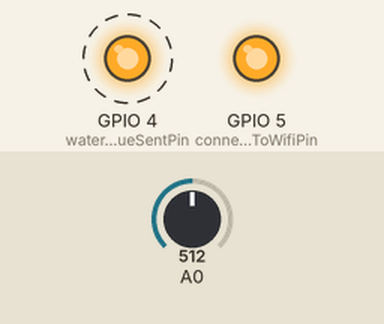
This sketch was run on a simulated ESP8266 (NodeMCU). Shown: output pins drawn as LEDs (lit = HIGH). Dashed ring = blinking. Inputs (shaded band) come from the test bench; at power-on: A0 = 512. WiFi joins after 1.5 s; servers stay silent unless stated; uploads are accepted with an empty reply; EEPROM starts erased; what the sketch prints to the serial monitor is not drawn.

Above: at 2.4 s.
Timing chart, 0 to 5.0 s (numbered marks = the images above):
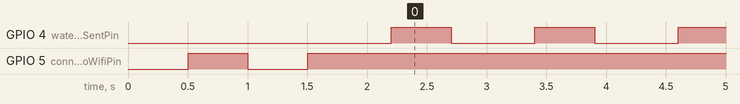

The sketch:

sketch_jul13a.ino
```cpp
#include <ESP8266WiFi.h>
#include <ESP8266HTTPClient.h>
#include <WiFiClientSecure.h>
#include <ESP8266WebServer.h>
#include <EEPROM.h>
#include <ArduinoJson.h>

int waterLevelValueSentPin = 4;  // GPIO4 (D2)
int connectedToWifiPin = 5;  //GPIO5 (D1)

ESP8266WebServer server(80);

// Global variables for Wi-Fi and device/user info
String ssid;
String password;
String userName;
String deviceName = "wl10000";  // Default device name

// Tries counter for connecting to the configured network
byte tries = 10;

void setup() {
  Serial.begin(115200);

  pinMode(waterLevelValueSentPin, OUTPUT);
  pinMode(connectedToWifiPin, OUTPUT);
  digitalWrite(connectedToWifiPin, LOW);
  digitalWrite(waterLevelValueSentPin, LOW);
  // Initialize EEPROM with size 512 bytes
  EEPROM.begin(512);

  // Load saved credentials from EEPROM (if available)
  loadCredentialsFromEEPROM();

  // Start the web server for configuring SSID, password, and userName
  setupAccessPoint();

  // Handle root and config requests
  server.on("/", handleRoot);
  server.on("/config", handleWiFiConfig);  // Configuration page at /config
  server.begin();

  Serial.println("HTTP server started");

  // Try to connect to Wi-Fi if credentials are loaded
  if (ssid.length() > 0 && password.length() > 0) {
    connectToWiFi();
  }
}

void loop() {
  int waterLevelValuePin = analogRead(A0);
  Serial.println(waterLevelValuePin);
  server.handleClient();

  // If the ESP8266 is connected to Wi-Fi, make an HTTP PATCH request
  if (WiFi.status() == WL_CONNECTED) {
    WiFiClientSecure client;
    HTTPClient http;

    client.setInsecure();  // Optionally skip SSL verification

    // Construct the URL using global variables
    String url = "https://smart-home-v418.onrender.com/" + userName + "/" + deviceName;

    http.begin(client, url); // Use global variables to form URL
    http.addHeader("Content-Type", "application/json");

    // Create the JSON payload
    DynamicJsonDocument doc(1024);
    doc["waterLevel"] = waterLevelValuePin;

    String jsonPayload;
    serializeJson(doc, jsonPayload);

    // Send PATCH request
    int httpCode = http.PATCH(jsonPayload); // Send PATCH request

    if (httpCode > 0) {
      String payload = http.getString();
      Serial.println("Response payload:");
      Serial.println(payload);
      digitalWrite(waterLevelValueSentPin, HIGH);
      delay(500);
      digitalWrite(waterLevelValueSentPin, LOW);
    } else {
      Serial.printf("Error on HTTP request: %d\n", httpCode);
    }

    http.end();  // Close the connection
  }

  // Delay before sending the next request
  delay(500);
}

void setupAccessPoint() {
  // Configure ESP as Access Point
  WiFi.softAP("ESP8266_Config");

  Serial.println("Access Point Started");
  Serial.print("IP Address: ");
  Serial.println(WiFi.softAPIP());
}

void handleRoot() {
  String html = "<html><body>";
  html += "<h1>Welcome to ESP8266</h1>";
  html += "<p>Go to <a href='/config'>Configuration Page</a></p>";
  html += "</body></html>";

  server.send(200, "text/html", html);
}

void handleWiFiConfig() {
  if (server.method() == HTTP_POST) {
    // Check if all the necessary arguments are present in POST
    if (server.hasArg("ssid") && server.hasArg("password") && server.hasArg("userName")) {
      ssid = server.arg("ssid");
      password = server.arg("password");
      userName = server.arg("userName");

      // Output the updated values to the serial monitor
      Serial.println("New Wi-Fi and User Config Received:");
      Serial.println("SSID: " + ssid);
      Serial.println("Password: " + password);
      Serial.println("User Name: " + userName);

      // Save the new credentials to EEPROM
      saveCredentialsToEEPROM();

      // Respond with a JSON object containing the device name
      DynamicJsonDocument jsonResponse(1024);
      jsonResponse["deviceName"] = deviceName;

      String response;
      serializeJson(jsonResponse, response);

      server.sendHeader("Access-Control-Allow-Origin", "*");
      server.send(200, "application/json", response);

      // Try connecting to the new Wi-Fi
      connectToWiFi();
    } else {
      server.sendHeader("Access-Control-Allow-Origin", "*");
      server.send(400, "text/plain", "Missing one or more arguments: ssid, password, userName.");
    }
  } else {
    String html = "<html><body>";
    html += "<h1>WiFi and Username Setup</h1>";
    html += "<form action=\"/config\" method=\"POST\">";
    html += "SSID: <input type=\"text\" name=\"ssid\"><br>";
    html += "Password: <input type=\"text\" name=\"password\"><br>";
    html += "User Name: <input type=\"text\" name=\"userName\"><br>";
    html += "<input type=\"submit\" value=\"Submit\">";
    html += "</form></body></html>";

    server.sendHeader("Access-Control-Allow-Origin", "*");
    server.send(200, "text/html", html);
  }
}

void connectToWiFi() {
  WiFi.begin(ssid.c_str(), password.c_str());
  tries = 10;

  while (--tries && WiFi.status() != WL_CONNECTED) {
    delay(500);
    Serial.print(".");
    digitalWrite(connectedToWifiPin, HIGH);
      delay(500);
      digitalWrite(connectedToWifiPin, LOW);
  }

  if (WiFi.status() == WL_CONNECTED) {
    Serial.println("\nConnected to Wi-Fi");
    Serial.print("IP Address: ");
    Serial.println(WiFi.localIP());
    digitalWrite(connectedToWifiPin, HIGH);
  } else {
    Serial.println("Failed to connect to Wi-Fi");
    digitalWrite(connectedToWifiPin, LOW);

  }
}

void saveCredentialsToEEPROM() {
  EEPROM.begin(512);  // Initialize EEPROM with 512 bytes size

  // Save SSID
  for (int i = 0; i < ssid.length(); i++) {
    EEPROM.write(i, ssid[i]);
  }
  EEPROM.write(ssid.length(), '\0'); // Null-terminate the string

  // Save Password
  int passStart = 100; // Start saving password at position 100
  for (int i = 0; i < password.length(); i++) {
    EEPROM.write(passStart + i, password[i]);
  }
  EEPROM.write(passStart + password.length(), '\0'); // Null-terminate the string

  // Save UserName
  int userNameStart = 200; // Start saving userName at position 200
  for (int i = 0; i < userName.length(); i++) {
    EEPROM.write(userNameStart + i, userName[i]);
  }
  EEPROM.write(userNameStart + userName.length(), '\0'); // Null-terminate the string

  EEPROM.commit();  // Save changes to EEPROM
}

void loadCredentialsFromEEPROM() {
  EEPROM.begin(512);

  // Load SSID
  char ssidChars[100];
  for (int i = 0; i < 100; i++) {
    ssidChars[i] = EEPROM.read(i);
    if (ssidChars[i] == '\0') break;
  }
  ssid = String(ssidChars);

  // Load Password
  char passwordChars[100];
  for (int i = 0; i < 100; i++) {
    passwordChars[i] = EEPROM.read(100 + i);
    if (passwordChars[i] == '\0') break;
  }
  password = String(passwordChars);

  // Load UserName
  char userNameChars[100];
  for (int i = 0; i < 100; i++) {
    userNameChars[i] = EEPROM.read(200 + i);
    if (userNameChars[i] == '\0') break;
  }
  userName = String(userNameChars);
}
```

Measured:
- by itself, GPIO 4 (waterLevelValueSentPin): alternates HIGH for 0.50 s and LOW for 0.70 s
